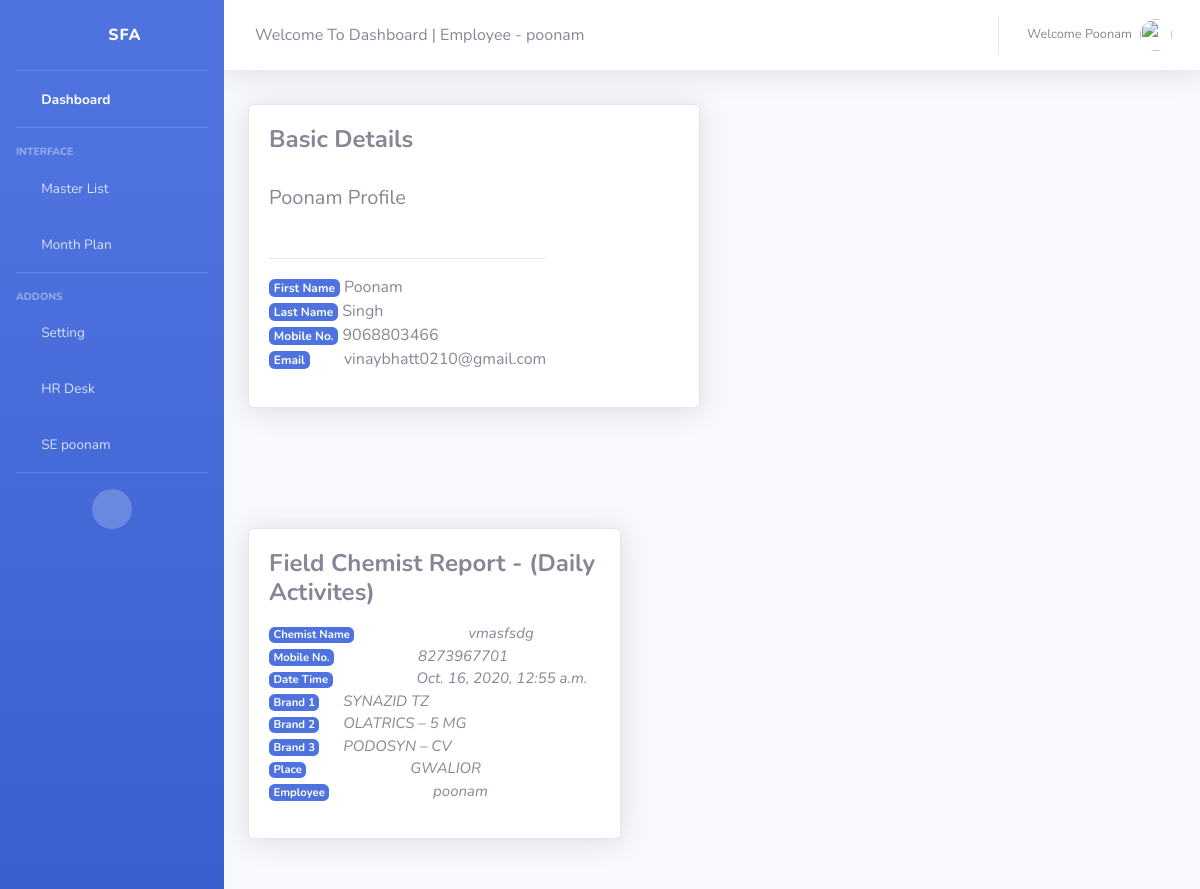
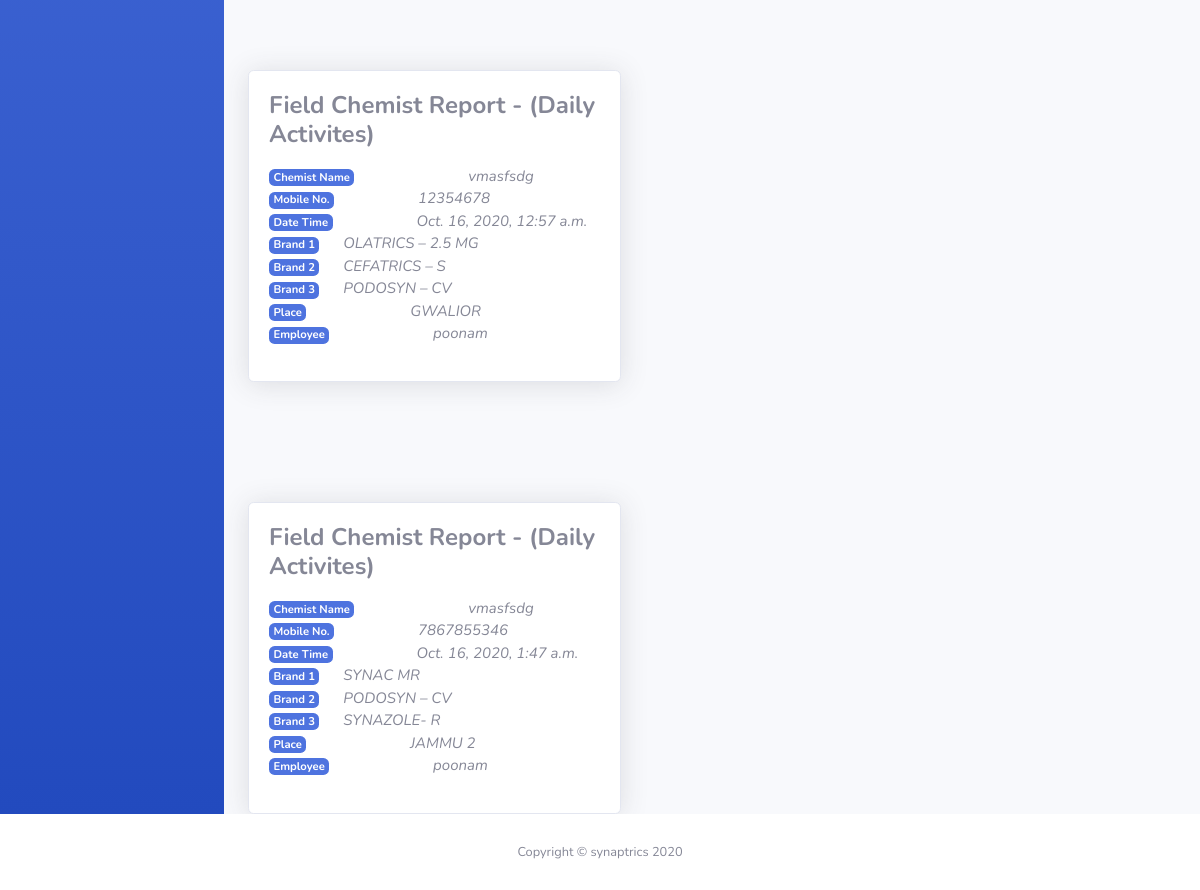
The page /report/daily-chemist-callReport-profile/ (signed in) on the database its author committed (2 pictures, top to bottom).
### accounts/models.py (models this page shows)
class User(AbstractUser):
	is_se = models.BooleanField(default = False)
	is_abm = models.BooleanField(default = False)
	is_rbm = models.BooleanField(default = False)
	is_zbm = models.BooleanField(default = False)
	is_admin = models.BooleanField(default = False)
	username = models.CharField(max_length = 15,unique=True)
	first_name = models.CharField(max_length = 15)
	last_name = models.CharField(max_length = 15)
	email = models.EmailField()
	mobile_number = models.CharField(max_length = 15 ,null = True , blank = True)

### report/models.py (models this page shows, shortened)
class DailyChemistcallReport(models.Model):
	is_approved = models.BooleanField(default = False)
	is_rejected = models.BooleanField(default = False)
	user = models.ForeignKey(User,on_delete=models.CASCADE)
	chemist_name = models.ForeignKey(ChemistMasterList,on_delete=models.CASCADE, null = True)
	Date_time = models.DateTimeField(auto_now = True , null = True)
	mobile = models.IntegerField()
	brand_name1 = models.CharField(max_length = 100,choices=CURRENT_PRESCRIBING_BRAND, null = True)
	brand_name2 = models.CharField(max_length = 100,choices=CURRENT_PRESCRIBING_BRAND , null = True)
	brand_name3 = models.CharField(max_length = 100,choices=CURRENT_PRESCRIBING_BRAND, null = True)
	Place = models.CharField(max_length = 100 , choices = PLACES , null= True)

class ChemistMasterList(models.Model):
	is_approved = models.BooleanField(default = False)
	is_rejected = models.BooleanField(default = False)
	chemist_name 		= models.CharField(max_length = 100)
	city 			= models.CharField(max_length = 100)
	mobile = models.CharField(max_length = 10)
	user 			= models.ForeignKey(User, on_delete= models.CASCADE)
	def __str__(self):
		return self.chemist_name

### report/views.py (the view)
# urls.py: path('daily-chemist-callReport-profile/', views.ChemistcallReport_Profile, name = 'chemistcallreport-profile'),
def ChemistcallReport_Profile(request):
	se_fieldactivity = DailyChemistcallReport.objects.filter(user=request.user)
	return render(request,  '../templates/report/ChemistcallReport_Profile.html', {"se_fieldactivity":se_fieldactivity})

### report/templates/report/ChemistcallReport_Profile.html (shortened to what this page needs)
{% extends 'report/main3.html'%}
{% load static %}
{% block content %}
<div class="container">
  <div class="row">
    <div class="col-md-6 sm-10" style="margin-top: 10px;">
      <div class="card promoting-card shadow">
          <div class="card-body d-flex flex-row">
            <div>
              <h4 class="card-title font-weight-bold mb-2">Basic Details   </h4>
              <p class="pt-2">
                <h5 style="text-transform: capitalize;">{{user.username}} Profile </h5> <br>
                        <hr>
                       <p style="text-transform: capitalize;"><span class="badge badge-primary "> first name </span> {{user.first_name}} <br>
                        <span class="badge badge-primary  ">last name </span> {{user.last_name}} <br>
                        <span class="badge badge-primary "> mobile No. </span> {{user.mobile_number}} <br>
                        <span class="badge badge-primary"> email </span> <span style="text-transform: lowercase; margin-left: 30px;"> {{user.email}}</span> <br> </p>
              </p>
            </div>
          </div>
        </div>
    </div>
  </div>
</div>
      {% for profile in se_fieldactivity %}
<div class="container">
  <div class="row" style="font-size: 15px;">
    <div class="col-lg-5 md-5 sm-5" style="margin-top: 120px;">
      <div class="card promoting-card shadow">
          <div class="card-body d-flex flex-row">
            <div>
              <h4 class="card-title font-weight-bold mb-2">Field Chemist Report - (Daily Activites) </h4>
              <p class="pt-2">
                    <span class="badge badge-primary"> Chemist Name  </span> <i style="margin-left: 110px;">  {{profile.chemist_name}}</i> <br>
                    <span class="badge badge-primary">Mobile No. </span>  <i style="margin-left: 80px;">   {{profile.mobile}}</i> <br>
                    <span class="badge badge-primary">Date Time </span>  <i style="margin-left: 80px;">   {{profile.Date_time}}</i> <br>
                    <span class="badge badge-primary">Brand 1  </span> <i style="margin-left: 20px;">  {{profile.brand_name1}} </i> <br>
                    <span class="badge badge-primary">Brand 2  </span> <i style="margin-left: 20px;">  {{profile.brand_name2}} </i> <br>
                    <span class="badge badge-primary">Brand 3 </span> <i style="margin-left: 20px;">  {{profile.brand_name3}} </i> <br>
                    <span class="badge badge-primary">Place </span> <i style="margin-left: 100px;">  {{profile.Place}} </i> <br>
                    <span class="badge badge-primary">Employee </span> <i style="margin-left: 100px;">  {{profile.user.username}} </i> <br>
              </p>
            </div>
          </div>
        </div>
    </div>
  </div>
</div>
     {% endfor %}
    </div>
  </div>
{% endblock content %}

### report/templates/report/main3.html (shortened to what this page needs)
{% load static %}
<!DOCTYPE html>
<html lang="en">
<head>
  <link href="{% static 'report/vendor/fontawesome-free/css/all.min.css' %} " rel="stylesheet" type="text/css">
  <link href="{% static 'report/css/sb-admin-2.min.css' %}" rel="stylesheet">
</head>
<body id="page-top">
  <div id="wrapper">
    <ul class="navbar-nav bg-gradient-primary sidebar sidebar-dark accordion" id="accordionSidebar">
      <a class="sidebar-brand d-flex align-items-center justify-content-center" href="{% url 'home'%}">
        <div class="sidebar-brand-icon rotate-n-15">
          <i class="fas fa-laugh-wink"></i>
        </div>
        <div class="sidebar-brand-text mx-3">SFA  <sup></sup></div>
      </a>
      <hr class="sidebar-divider my-0">
      <li class="nav-item active">
        <a class="nav-link" href="{% url 'report-home'%}">
          <i class="fas fa-fw fa-tachometer-alt"></i>
          <span>Dashboard</span></a>
      </li>
      <hr class="sidebar-divider">
      <div class="sidebar-heading">
        Interface
      </div>
      <li class="nav-item">
        <a class="nav-link collapsed" href="#" data-toggle="collapse" data-target="#collapseTwo" aria-expanded="true" aria-controls="collapseTwo">
          <i class="fas fa-fw fa-cog"></i>
          <span>Master List</span>
        </a>
      </li>
      <li class="nav-item">
        <a class="nav-link collapsed" href="#" data-toggle="collapse" data-target="#collapseUtilities" aria-expanded="true" aria-controls="collapseUtilities">
          <i class="fas fa-fw fa-wrench"></i>
          <span>Month Plan</span>
        </a>
      </li>
      <hr class="sidebar-divider">
      <div class="sidebar-heading">
        Addons
      </div>
      <li class="nav-item">
        <a class="nav-link collapsed" href="#" data-toggle="collapse" data-target="#collapsePages" aria-expanded="true" aria-controls="collapsePages">
          <i class="fas fa-fw fa-folder"></i>
          <span style="text-transform: capitalize;">Setting</span>
        </a>
      </li>
      <li class="nav-item">
        <a class="nav-link" href="{% url 'direct-hr'%}">
          <i class="fas fa-fw fa-chart-area"></i>
          <span>HR Desk</span></a>
      </li>
 {% if user.is_authenticated %}
              {% if user.is_se %}
                        <li class="nav-item">
                            <a class="nav-link" href="{% url 'se_profile' %}">
                              <i class="fas fa-fw fa-chart-area"></i>
                              <span>SE {{user.username}}</span></a>
                          </li>
              {% elif user.is_abm %}
                        <li class="nav-item">
                            <a class="nav-link" href="{% url 'abm_profile' %}">
                              <i class="fas fa-fw fa-chart-area"></i>
                              <span>ABM {{user.username}}</span></a>
                          </li>
              {% elif user.is_zbm %}
                          <li class="nav-item">
                            <a class="nav-link" href="{% url 'zbm_profile' %}">
                              <i class="fas fa-fw fa-chart-area"></i>
                              <span>ZBM {{user.username}}</span></a>
                          </li>
              {% elif user.is_rbm %}
                    <li class="nav-item">
                            <a class="nav-link" href="{% url 'rbm_profile' %}">
                              <i class="fas fa-fw fa-chart-area"></i>
                              <span>RBM {{user.username}}</span></a>
                          </li>
              {% else %}
              <li class="nav-item" style="padding-left: 20px;">
                  <a class="nav-link" href="#" style="font-size: 10px; text-transform :capitalize;">Profile {{ user.username }}</a>
                </li>
              {% endif %}
  {% endif %}
      <hr class="sidebar-divider d-none d-md-block">
      <div class="text-center d-none d-md-inline">
        <button class="rounded-circle border-0" id="sidebarToggle"></button>
      </div>
    </ul>
    <div id="content-wrapper" class="d-flex flex-column">
      <div id="content">
        <nav class="navbar navbar-expand navbar-light bg-white topbar mb-4 static-top shadow">
          <form class="d-none d-sm-inline-block form-inline mr-auto ml-md-3 my-2 my-md-0 mw-100 navbar-search">
            <div class="input-group">
              <div class="input-group-append">
                Welcome To Dashboard | Employee  -  {{user.username}}
              </div>
            </div>
          </form>
          <ul class="navbar-nav ml-auto">
            <li class="nav-item dropdown no-arrow">
              <a class="nav-link dropdown-toggle" href="#" id="userDropdown" role="button" data-toggle="dropdown" aria-haspopup="true" aria-expanded="false">
                <span class="mr-2 d-none d-lg-inline text-gray-600 small" style="text-transform: capitalize;">Welcome {{user.username}}</span>
                <img class="img-profile rounded-circle" src="https://source.unsplash.com/QAB-WJcbgJk/60x60">
              </a>
            </li>
          </ul>
        </nav>
          {%  block content %}
      </div>
      <footer class="sticky-footer bg-white">
        <div class="container my-auto">
          <div class="copyright text-center my-auto">
            <span>Copyright &copy; synaptrics 2020</span>
          </div>
        </div>
      </footer>
</body>
</html>

### rows shown on the page
User: username "poonam", username "Poonam", first_name "Poonam", last_name "Singh", mobile_number "9068803466", email "vinaybhatt0210@gmail.com"
DailyChemistcallReport: chemist_name "vmasfsdg", mobile "8273967701", Date_time "Oct. 16, 2020, 12:55 a.m.", brand_name1 "SYNAZID TZ", brand_name2 "OLATRICS – 5 MG", brand_name3 "PODOSYN – CV", Place "GWALIOR", user.username "poonam"
DailyChemistcallReport: chemist_name "vmasfsdg", mobile "12354678", Date_time "Oct. 16, 2020, 12:57 a.m.", brand_name1 "OLATRICS – 2.5 MG", brand_name2 "CEFATRICS – S", brand_name3 "PODOSYN – CV", Place "GWALIOR", user.username "poonam"
DailyChemistcallReport: chemist_name "vmasfsdg", mobile "7867855346", Date_time "Oct. 16, 2020, 1:47 a.m.", brand_name1 "SYNAC MR", brand_name2 "PODOSYN – CV", brand_name3 "SYNAZOLE- R", Place "JAMMU 2", user.username "poonam"
